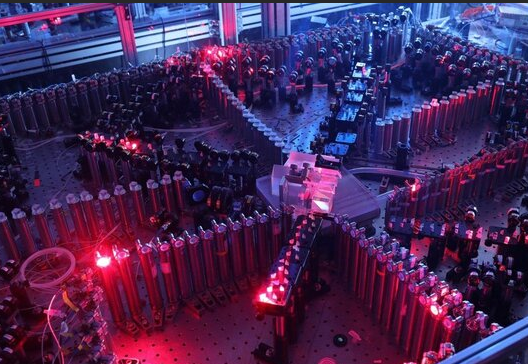
#> input picture QC.png, 528 x 364 px, given in place of 960x0.webp, which was not available
$ jupyter execute --allow-errors edge.ipynb
#> lines starting #> are read from the running program, lines starting #| are printed output that depends on the picture; pictures that were not available may be replaced by others from this repository, and a replacement may not be noted
[cell 1]
#qcvenv\Scripts\activate.bat
#.\qcvenv\Scripts\Activate.ps1

import qiskit
import numpy as np
import matplotlib.pyplot as plt
import matplotlib.image as matpltimg

from skimage.transform import resize

[cell 2]
#Import + Processing

i = 0
match i:
    case 0:
        filename = '960x0.webp'
    case 1:
        filename = 'kimi.jpg'
    case 2:
        filename = 'RB18.jpg'
image = matpltimg.imread(filename)
#> image is the input picture: shape (364, 528, 4) float32; mean R, G, B, A 0.272, 0.154, 0.337, 1

# Resize the image
n_qubits = 12 # an even number, since image is square
n_pixels_per_side = 2**int(n_qubits/2)
image = resize(image, (n_pixels_per_side, n_pixels_per_side))
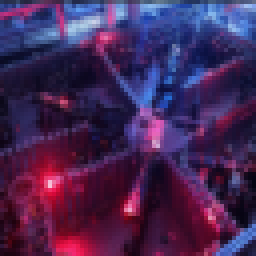
#> image: shape (64, 64, 4) float32 (shown 4 times larger); mean R, G, B, A 0.272, 0.154, 0.337, 1

image = 0.299*image[:,:,0]+0.586*image[:,:,1]+0.144*image[:,:,2]
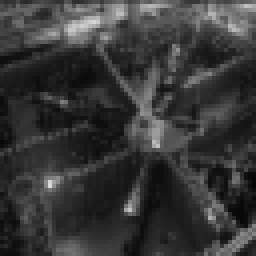
#> image: shape (64, 64) float32 (shown 4 times larger); min 0.0266, max 0.853, mean 0.22

fig, ax = plt.subplots()
ax.imshow(image, cmap='gray')
plt.show()

[cell 3]
image_trim = image[:, 1:]
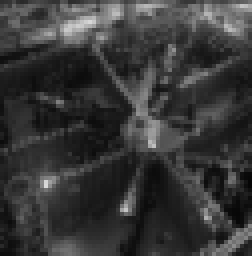
#> image_trim: shape (64, 63) float32 (shown 4 times larger); min 0.0266, max 0.853, mean 0.222
rightmost_col = image[:, -1:]
#> rightmost_col = 64 values, max 0.66 at index 1, min 0.0266 at index 46, mean 0.194

image1 = np.hstack([image_trim, rightmost_col])
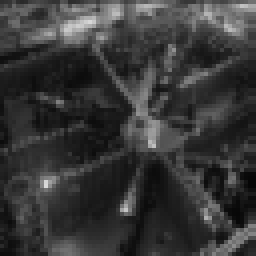
#> image1: shape (64, 64) float32 (shown 4 times larger); min 0.0266, max 0.853, mean 0.221
fig, ax = plt.subplots(1,2)
# ax.imshow(image1, cmap='gray')
ax[0].imshow(image, cmap = 'gray')
ax[1].imshow(image_trim, cmap = 'gray')

[cell 4]
from qiskit.quantum_info import Statevector
from qiskit.circuit.library import Initialize
from qiskit import QuantumCircuit

data0 = image.ravel()
#> data0 = 4096 values, max 0.853 at index 2956, min 0.0266 at index 3007, mean 0.22
data0 = data0 / np.linalg.norm(data0)
#> data0 = 4096 values, max 0.0518 at index 2956, min 0.00162 at index 3007, mean 0.0134

data1 = image1.ravel()
#> data1 = 4096 values, max 0.853 at index 2955, min 0.0266 at index 3006, mean 0.221
data1 = data1 / np.linalg.norm(data1)
#> data1 = 4096 values, max 0.0517 at index 2955, min 0.00161 at index 3006, mean 0.0134

#Initialize gates
#> (the rest of this cell did not finish here and is left out)
